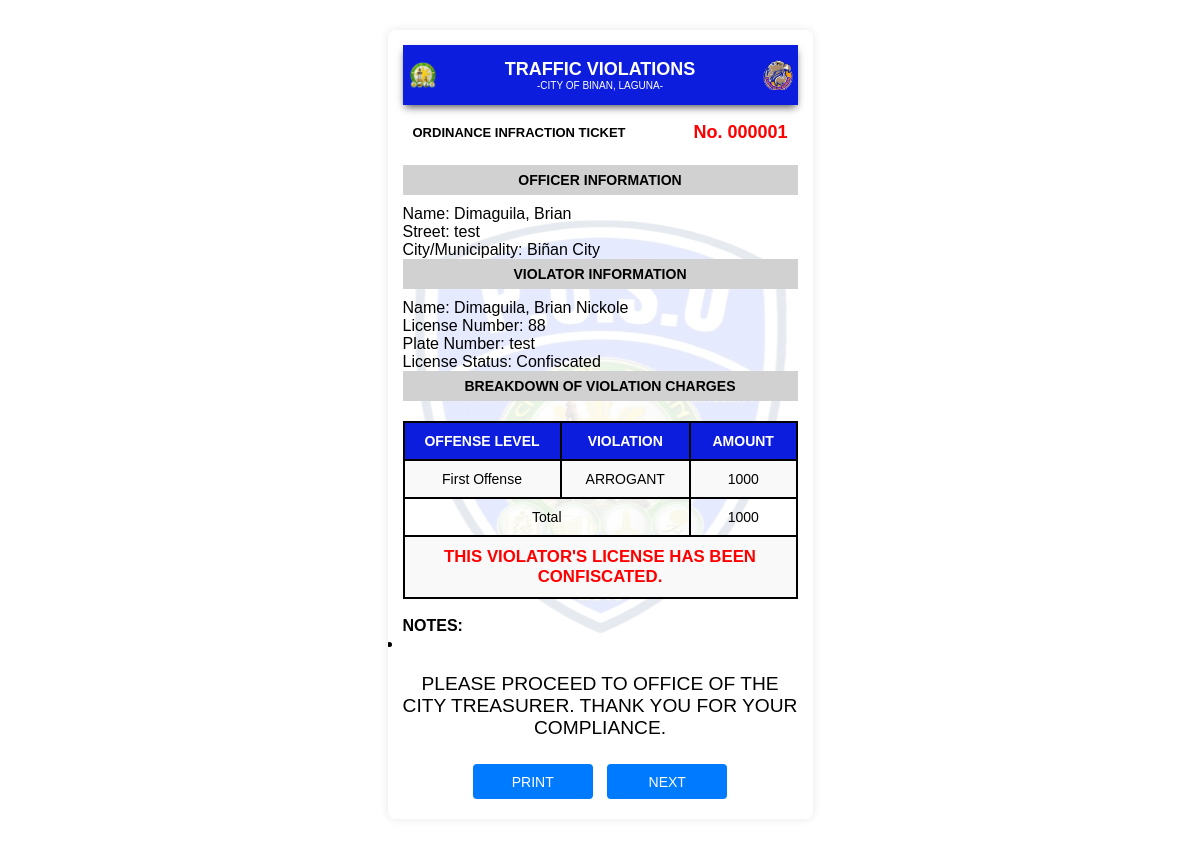
Page /poso.tix/receipt.php?ticket_number=000001 on the earlier database version.
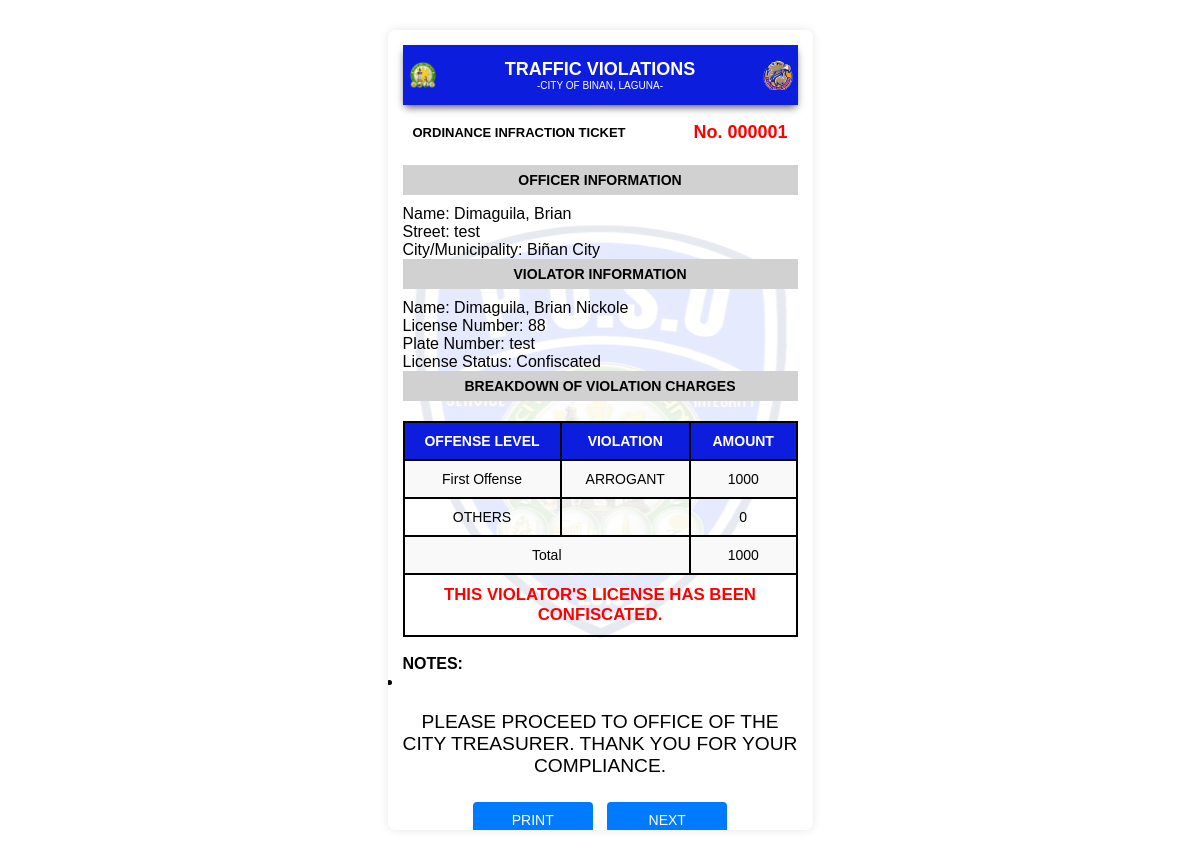
Same page on the later database version.
### tables this page shows
CREATE TABLE `discount` (
  `ticket_number` varchar(6) NOT NULL,
  `license` varchar(50) DEFAULT NULL,
  `first_name` varchar(255) DEFAULT NULL,
  `last_name` varchar(255) DEFAULT NULL,
  `FTWH` int(10) DEFAULT NULL,
  `OMN` int(10) DEFAULT NULL,
  `ARG` int(10) DEFAULT NULL,
  `ONEWAY` int(10) DEFAULT NULL,
  `ILP` int(10) DEFAULT NULL,
  `DWL` int(10) DEFAULT NULL,
  `NORCR` int(10) DEFAULT NULL,
  `DUV` int(10) DEFAULT NULL,
  `UMV` int(10) DEFAULT NULL,
  `OBS` int(10) DEFAULT NULL,
  `DTS` int(10) DEFAULT NULL,
  `DTO` int(10) DEFAULT NULL,
  `TRB` int(10) DEFAULT NULL,
  `STV` int(10) DEFAULT NULL,
  `RCD` int(10) DEFAULT NULL,
  `DUL` int(10) DEFAULT NULL,
  `INF` int(10) DEFAULT NULL,
  `OOL` int(10) DEFAULT NULL,
  `TCT` int(10) DEFAULT NULL,
  `OVL` int(10) DEFAULT NULL,
  `LUZ` int(10) DEFAULT NULL,
  `IVA` int(10) DEFAULT NULL,
  `SMB` int(10) DEFAULT NULL,
  `NSM` int(10) DEFAULT NULL,
  `JWK` int(10) DEFAULT NULL,
  `WSS` int(10) DEFAULT NULL,
  `ILV` int(10) DEFAULT NULL,
  `IMP` int(10) DEFAULT NULL,
  `OTHERS` varchar(255) DEFAULT NULL,
  `OTHERS_P` int(10) DEFAULT NULL,
  `STATUS` varchar(50) NOT NULL DEFAULT 'Unreleased',
  `receipt_num` varchar(255) DEFAULT NULL
);

### poso.tix/receipt.php (the view, shortened to what the changed rows need)
<?php
include 'connection.php';
$ticket_number = $_GET['ticket_number'];
$sql = "SELECT 'First Offense' AS violation_type, first_violation, first_total, notes FROM violation WHERE ticket_number = ?
            UNION ALL
            SELECT 'Second Offense' AS violation_type, second_violation, second_total, notes FROM 2_violation WHERE ticket_number = ?
            UNION ALL
            SELECT 'Third Offense' AS violation_type, third_violation, third_total, notes FROM 3_violation WHERE ticket_number = ?
            UNION ALL
            SELECT 'Multiple Offense' AS violation_type, mv AS first_violation, mt AS first_total, notes FROM m_violation WHERE ticket_number = ?
            ORDER BY violation_type ASC";
$stmt = $conn->prepare($sql);
$stmt->bind_param("iiii", $ticket_number, $ticket_number, $ticket_number, $ticket_number);
$stmt->execute();
$result = $stmt->get_result();
$sql_violator = "SELECT CONCAT(last_name, ', ', first_name) AS violator_name, license, plate_number, street, city, confiscated FROM report WHERE ticket_number = ?";
$stmt_violator = $conn->prepare($sql_violator);
$stmt_violator->bind_param("i", $ticket_number);
$stmt_violator->execute();
$violator_result = $stmt_violator->get_result();
$violator = $violator_result->fetch_assoc();
$license_number = $violator['license'];
?>
<!DOCTYPE html>
<html lang="en">
<head>
    <link rel="stylesheet" href="style1.css?v=1.0">
</head>
<body>
    <div class="container">
        <?php if ($result->num_rows > 0) : ?>
            <div class="ticket-container">
                <table>
                    <thead>
                        <tr>
                            <th>OFFENSE LEVEL</th>
                            <th>VIOLATION</th>
                            <th>AMOUNT</th>
                        </tr>
                    </thead>
                    <tbody>
    <?php
    $violation_columns = [
        'FTWH' => 'FAILURE TO WEAR HELMET',
        'OMN' => 'OPEN MUFFLER/NUISANCE',
        'ARG' => 'ARROGANT',
        'ONEWAY' => 'ONEWAY',
        'ILP' => 'ILLEGAL PARKING',
        'DWL' => 'DRIVING WITHOUT LICENSE/INVALID LICENSE',
        'NORCR' => 'NO OR/CR WHILE DRIVING',
        'DUV' => 'DRIVING UNREGISTERED VEHICLE',
        'UMV' => 'UNREGISTERED MOTOR VEHICLE',
        'OBS' => 'OBSTRUCTION',
        'DTS' => 'DISREGARDING TRAFFIC SIGNS',
        'DTO' => 'DISREGARDING TRAFFIC OFFICER',
        'TRB' => 'TRUCK BAN',
        'STV' => 'STALLED VEHICLE',
        'RCD' => 'RECKLESS DRIVING',
        'DUL' => 'DRIVING UNDER THE INFLUENCE OF LIQUOR',
        'INF' => 'INVALID OR NO FRANCHISE/COLORUM',
        'OOL' => 'OPERATING OUT OF LINE',
        'TCT' => 'TRIP - CUTTING',
        'OVL' => 'OVERLOADING',
        'LUZ' => 'LOADING/UNLOADING IN PROHIBITED ZONE',
        'IVA' => 'INVOLVE IN ACCIDENT',
        'SMB' => 'SMOKE BELCHING',
        'NSM' => 'NO SIDE MIRROR',
        'JWK' => 'JAY WALKING',
        'WSS' => 'WEARING SLIPPERS/SHORTS/SANDO',
        'ILV' => 'ILLEGAL VENDING',
        'IMP' => 'IMPOUNDED'
    ];
    while ($violation = $result->fetch_assoc()) {
        $violation_amount = htmlspecialchars($violation['first_total'] ?? $violation['second_total'] ?? $violation['third_total']);
        if ($violation_amount >= 1) {
            $sql_discount = "SELECT * FROM discount WHERE ticket_number = ? AND license = ?";
            $stmt_discount = $conn->prepare($sql_discount);
            $stmt_discount->bind_param("is", $ticket_number, $license_number);
            $stmt_discount->execute();
            $discount_result = $stmt_discount->get_result();
            $discount = $discount_result->fetch_assoc();
            if ($discount) {
                foreach ($violation_columns as $col => $violation_name) {
                    if ($discount[$col] !== null) {
                        echo "<tr>
                                    <td>" . htmlspecialchars($violation['violation_type']) . "</td>
                                    <td>" . htmlspecialchars($violation_name) . "</td>
                                    <td>" . htmlspecialchars($discount[$col]) . "</td>
                                </tr>";
                    }
                }
                if ($discount['OTHERS'] !== null && $discount['OTHERS_P'] !== null) {
                    echo "<tr>
                                    <td>OTHERS</td>
                                    <td>" . htmlspecialchars($discount['OTHERS']) . "</td>
                                    <td>" . htmlspecialchars($discount['OTHERS_P']) . "</td>
                                </tr>";
                }
            }
        }
    }
    ?>
</tbody>
                    </table>
<br>
            </div>
        <?php else : ?>
            <p>No violation records found for this individual.</p>
        <?php endif; ?>
</div>
</body>
</html>

Differences in the rows shown:
changed discount: OTHERS empty → empty (drawn)
Other differences:
new list line: "First Offense ARROGANT OTHERS"
new list line: "1000 0"
list line gone: "First Offense ARROGANT"
list line gone: "1000"
